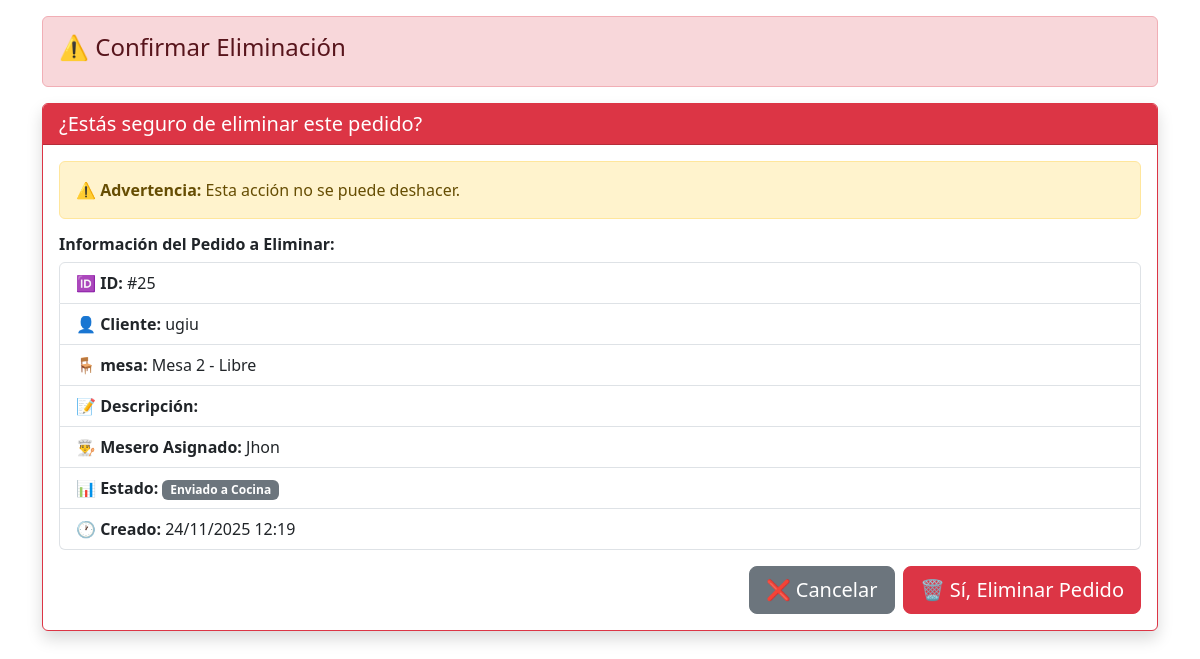
/eliminar/25/, run on the app's committed database.
### mainApp/models.py (models this page shows, shortened)
class Pedidos(models.Model):
    ESTADO_CHOICES = [
        ('pendiente', 'Pendiente'),
        ('validando_stock', 'Validando Stock'),  # ✅ Nuevo estado
        ('en_elaboracion', 'En Elaboración'),
        ('enviado_cocina', 'Enviado a Cocina'),
        ('listo', 'Listo para Recoger'),
        ('entregado', 'Entregado'),
        ('cancelado', 'Cancelado'),
    ]
    nombre = models.CharField(max_length=100, verbose_name="Nombre del Cliente")
    mesa = models.ForeignKey(Mesas, on_delete=models.CASCADE, verbose_name="Mesa")
    mesero = models.ForeignKey(User, on_delete=models.SET_NULL, null=True, verbose_name="Mesero")
    notas_cocina = models.TextField(verbose_name="Notas para Cocina", blank=True, null=True)
    estado = models.CharField(
        max_length=20,
        choices=ESTADO_CHOICES,
        default='pendiente',
        verbose_name="Estado"
    )
    fecha_creacion = models.DateTimeField(auto_now_add=True, verbose_name="Fecha de Creación")
    fecha_actualizacion = models.DateTimeField(auto_now=True, verbose_name="Última Actualización")
    timestamp_envio_cocina = models.DateTimeField(null=True, blank=True, verbose_name="Envío a Cocina")
    timestamp_entrega = models.DateTimeField(null=True, blank=True, verbose_name="Fecha de Entrega")
    reserva_stock_id = models.CharField(max_length=50, null=True, blank=True, verbose_name="ID Reserva M1")
    descuento_porcentaje = models.DecimalField(max_digits=5, decimal_places=2, default=0, verbose_name="% Descuento")
    stock_validado = models.BooleanField(default=False, verbose_name="Stock Validado en M1")
    stock_consumido = models.BooleanField(default=False, verbose_name="Stock Consumido en M1")
    class Meta:
        verbose_name = "Pedido"
        verbose_name_plural = "Pedidos"
        ordering = ['-fecha_creacion']

class Mesas(models.Model):
    numero = models.CharField(max_length=10, unique=True, verbose_name="Número de Mesa")
    ocupada = models.BooleanField(default=False, verbose_name="Ocupada")
    ubicacion = models.CharField(max_length=100, verbose_name="Ubicación en el Restaurante")
    class Meta:
        verbose_name = "Mesa"
        verbose_name_plural = "Mesas"
        ordering = ['numero']
    def __str__(self):
        return f"Mesa {self.numero} - {'Ocupada' if self.ocupada else 'Libre'}"

### mainApp/views.py (the view, shortened to what this page needs)
# urls.py: path('eliminar/<int:id>/', views.eliminar_pedido, name='eliminar_pedido'),
def eliminar_pedido(request, id):
    pedido = get_object_or_404(Pedidos, id=id)
    return render(request, 'confirmar_eliminar.html', {'pedido': pedido})

### templates/confirmar_eliminar.html (shortened to what this page needs)
<!doctype html>
<html lang="es">
<head>
    <link href="https://cdn.jsdelivr.net/npm/bootstrap@5.3.2/dist/css/bootstrap.min.css" rel="stylesheet" />
</head>
<body class="container mt-3">
    <div class="alert alert-danger" role="alert">
        <h4>⚠️ Confirmar Eliminación</h4>
    </div>
    <div class="card shadow border-danger">
        <div class="card-header bg-danger text-white">
            <h5 class="mb-0">¿Estás seguro de eliminar este pedido?</h5>
        </div>
        <div class="card-body">
            <div class="alert alert-warning">
                <strong>⚠️ Advertencia:</strong> Esta acción no se puede deshacer.
            </div>
            <h6><strong>Información del Pedido a Eliminar:</strong></h6>
            <ul class="list-group mb-3">
                <li class="list-group-item"><strong>🆔 ID:</strong> #{{ pedido.id }}</li>
                <li class="list-group-item"><strong>👤 Cliente:</strong> {{ pedido.nombre }}</li>
                <li class="list-group-item"><strong>🪑 mesa:</strong> {{ pedido.mesa }}</li>
                <li class="list-group-item"><strong>📝 Descripción:</strong> {{ pedido.descripcion }}</li>
                <li class="list-group-item"><strong>👨‍🍳 Mesero Asignado:</strong> {{ pedido.mesero.username }}</li>
                <li class="list-group-item">
                    <strong>📊 Estado:</strong>
                    <span class="badge
                        {% if pedido.estado == 'pendiente' %}bg-warning
                        {% elif pedido.estado == 'en_preparacion' %}bg-info
                        {% elif pedido.estado == 'listo' %}bg-success
                        {% else %}bg-secondary{% endif %}">
                        {{ pedido.get_estado_display }}
                    </span>
                </li>
                <li class="list-group-item"><strong>🕐 Creado:</strong> {{ pedido.fecha_creacion|date:"d/m/Y H:i" }}</li>
            </ul>
            <form method="POST">
                <div class="d-grid gap-2 d-md-flex justify-content-md-end">
                    <a href="{% url 'home' %}" class="btn btn-secondary btn-lg">❌ Cancelar</a>
                    <button type="submit" class="btn btn-danger btn-lg">🗑️ Sí, Eliminar Pedido</button>
                </div>
            </form>
        </div>
    </div>
</body>
</html>

### data on the page
Pedidos: id "25", nombre "ugiu", mesa "Mesa 2 - Libre", mesero.username "Jhon", estado "Enviado a Cocina", fecha_creacion "24/11/2025 12:19"
